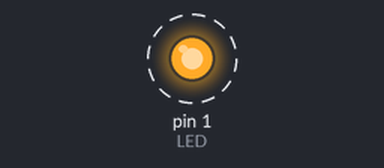
The sketch below on a simulated Arduino Uno, built with avr-gcc and run on an emulated ATmega328P. Parts: output pins drawn as LEDs (lit = HIGH). Dashed ring = blinking.

Above: at 0.2 s.
Timing chart, 0 to 3.0 s (numbered marks = the images above):
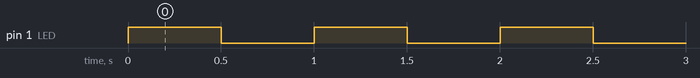

Measured:
- by itself, pin 1 (LED): alternates HIGH for 0.50 s and LOW for 0.50 s

The sketch:

Blink.ino
```cpp
const int LED=1;

// The setup routine is executed once when you power-on the board or press the RST button later
void setup() {
  pinMode(LED, OUTPUT);    // initialize the digital pin as an output.

}

// The loop routine runs over and over again until power-off the board or interrupt occure:
void loop() {
  digitalWrite(LED, HIGH); // Set it in Low state
  delay(500);
  digitalWrite(LED, LOW); // Set it in Low state
  delay(500);

}
```
